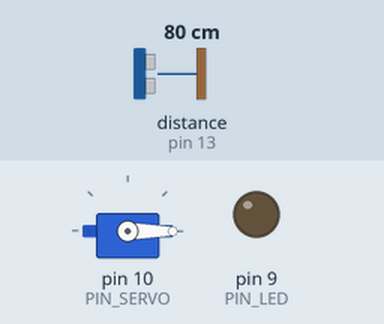
Simulated run of this sketch. Board: Arduino Uno, built with avr-gcc and run on an emulated ATmega328P. Shown: servo, output pins drawn as LEDs (lit = HIGH). Wiring (inferred from the names in the program): ultrasonic range finder: trigger pin 12; echo pin 13. The test bench sets the inputs (shaded band); at power-on: distance to the obstacle (sensor on pin 13) 80 cm. The echo pulse lasts 58.3 µs per cm; pins used as bus, display or sensor lines are not drawn; what the sketch prints to the serial monitor is not drawn.

Above: at 0.1 s.
Timing chart, 0 to 1.6 s (numbered marks = the images above):
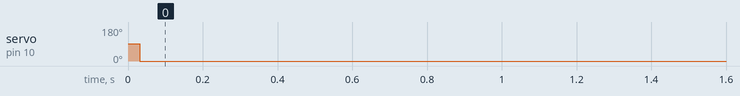

Measured:
- by itself, servo on pin 10 (PIN_SERVO): 92° → 0° at 0.03 s

The sketch:

11_example_1.ino
```cpp
#include <Servo.h>

// Arduino pin assignment
#define PIN_LED 9
#define PIN_SERVO 10
#define PIN_TRIG 12
#define PIN_ECHO 13

// configurable parameters
#define SND_VEL 346.0 // sound velocity at 24 celsius degree (unit: m/s)
#define INTERVAL 25 // sampling interval (unit: ms)
#define _DIST_MIN 100 // minimum distance to be measured (unit: mm)
#define _DIST_MAX 300 // maximum distance to be measured (unit: mm)

#define _DUTY_MIN 480 // servo full clockwise position (0 degree)
#define _DUTY_NEU 1490 // servo neutral position (90 degree)
#define _DUTY_MAX 2500 // servo full counterclockwise position (180 degree)
#define _DIST_ALPHA 0.1

// global variables
float timeout; // unit: us
float dist_min, dist_max, dist_raw, dist_prev, duty_min, duty_neu, duty_max; // unit: mm
unsigned long last_sampling_time; // unit: ms
float scale; // used for pulse duration to distance conversion
float n = 0;
float dist_ema=0;
Servo myservo;

void setup() {
// initialize GPIO pins
  pinMode(PIN_LED,OUTPUT);
  pinMode(PIN_TRIG,OUTPUT);
  digitalWrite(PIN_TRIG, LOW);
  pinMode(PIN_ECHO,INPUT);

  myservo.attach(PIN_SERVO);
  myservo.writeMicroseconds(_DUTY_NEU);

// initialize USS related variables
  dist_min = _DIST_MIN;
  dist_max = _DIST_MAX;
  duty_min = _DUTY_MIN;
  duty_neu = _DUTY_NEU;
  duty_max = _DUTY_MAX;
  timeout = (INTERVAL / 2) * 1000.0; // precalculate pulseIn() timeout value. (unit: us)
  dist_raw = dist_prev = 0.0; // raw distance output from USS (unit: mm)
  scale = 0.001 * 0.5 * SND_VEL;

// initialize serial port
  Serial.begin(115200);

// initialize last sampling time
  last_sampling_time = 0;
}

void loop() {
// wait until next sampling time.
// millis() returns the number of milliseconds since the program started. Will overflow after 50 days.
  if(millis() < last_sampling_time + INTERVAL) return;

// get a distance reading from the USS
  dist_raw = USS_measure(PIN_TRIG,PIN_ECHO);

// output the read value to the serial port
  Serial.print("Min:100,Low:180,raw:");
  Serial.print(dist_raw);
  Serial.print(",servo:");
  Serial.print(myservo.read());
  Serial.println(",High:220,Max:300");

// adjust servo position according to the USS read value

  // add your code here!
  dist_ema = (_DIST_ALPHA * dist_raw) + (1 - _DIST_ALPHA) * dist_ema;
  if(dist_ema <180)
  {
    myservo.writeMicroseconds(340);
  }
  if(dist_ema>=180 && dist_ema<=360)
  {
    n=duty_min+((dist_ema-180)*((duty_max-340)/180));
    myservo.writeMicroseconds(n);
  }
  if(dist_ema>360)
  {
    myservo.writeMicroseconds(2600);
  }


// update last sampling time
  last_sampling_time += INTERVAL;
}

// get a distance reading from USS. return value is in millimeter.
float USS_measure(int TRIG, int ECHO)
{
  float reading;
  digitalWrite(TRIG, HIGH);
  delayMicroseconds(10);
  digitalWrite(TRIG, LOW);

  reading = pulseIn(ECHO, HIGH, timeout) * scale; // unit: mm
  if(reading < dist_min || reading > dist_max) reading = 0.0; // return 0 when out of range.

  if(reading == 0.0) reading = dist_prev;
  else dist_prev = reading;

  return reading;
}
```
